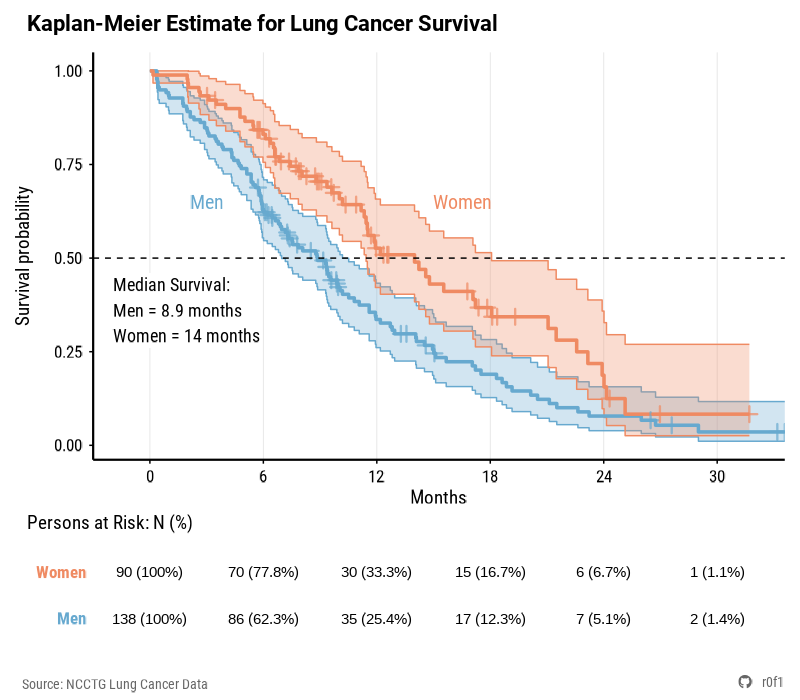

This figure's R source:
# Data Source
# https://stat.ethz.ch/R-manual/R-devel/library/survival/html/lung.html

library(survival)
library(survminer)
library(tibble)
library(tidyr)
library(dplyr)
library(patchwork)
library(pammtools)
library(showtext)
library(sysfonts)

sysfonts::font_add(
  family = "Font Awesome 6 Brands",
  regular = "fontawesome/otfs/Font Awesome 7 Brands-Regular-400.otf"
)
font_add_google("Roboto")
font_add_google("Roboto Condensed")
showtext_auto()
showtext_opts(dpi = 100)

social_caption <- glue::glue(
  "<span style='font-family:\"Font Awesome 6 Brands\";'>&#xf09b; </span>",
  "<span> r0f1</span>",
)

fit <- survfit(Surv(time, status) ~ sex, data = lung)
df <- tibble(
  time_days = fit$time,
  n.risk = fit$n.risk,
  n.event = fit$n.event,
  n.censor = fit$n.censor,
  surv = fit$surv,
  std.err = fit$std.err,
  lower = fit$lower,
  upper = fit$upper,
  strata = rep(names(fit$strata), fit$strata)
) |>
  bind_rows(
    tibble(
      time_days = 0,
      n.risk = NA,
      n.event = NA,
      n.censor = NA,
      surv = 1,
      std.err = NA,
      lower = 1,
      upper = 1,
      strata = "sex=1",
    ),
    tibble(
      time_days = 0,
      n.risk = NA,
      n.event = NA,
      n.censor = NA,
      surv = 1,
      std.err = NA,
      lower = 1,
      upper = 1,
      strata = "sex=2",
    )
  ) |>
  mutate(
    strata = factor(
      strata,
      levels = c("sex=1", "sex=2"),
      labels = c("Men", "Women")
    )
  ) |>
  mutate(time_months = time_days / 30.44)

df_censor <- df |>
  filter(n.censor > 0)

label_data <- tibble(
  strata = factor(c("Men", "Women"), levels = c("Men", "Women")),
  time_months = c(3, 16.5),
  surv = c(0.65, 0.65)
)

df_median <- surv_median(fit) |>
  as_tibble() |>
  mutate(
    strata = factor(
      strata,
      levels = c("sex=1", "sex=2"),
      labels = c("Men", "Women")
    ),
    median_time = median / 30.44 # convert days to months
  )

median_text <- paste0(
  "Median Survival:\n",
  "Men = ",
  round(df_median$median_time[df_median$strata == "Men"], 1),
  " months\n",
  "Women = ",
  round(df_median$median_time[df_median$strata == "Women"], 1),
  " months"
)

p1 <- ggplot(
  df,
  aes(x = time_months, y = surv, color = strata, fill = strata)
) +
  geom_stepribbon(
    aes(ymin = lower, ymax = upper),
    alpha = 0.3,
  ) +
  geom_step(linewidth = 1.2) +
  geom_point(
    data = df_censor,
    aes(x = time_months, y = surv),
    shape = 3,
    size = 3,
    stroke = 1.2,
    alpha = 0.7,
  ) +
  geom_text(
    data = label_data,
    aes(x = time_months, y = surv, label = strata, color = strata),
    # fontface = "bold",
    family = "Roboto Condensed",
    size = 5
  ) +
  geom_hline(
    yintercept = 0.5,
    color = "black",
    linetype = "dashed",
  ) +
  geom_label(
    x = -2.25,
    y = 0.46,
    color = "black",
    family = "Roboto Condensed",
    fill = "white",
    hjust = 0,
    label = median_text,
    label.size = NA,
    size = 4.5,
    vjust = 1,
  ) +
  labs(
    x = "Months",
    y = "Survival probability",
    title = "Kaplan-Meier Estimate for Lung Cancer Survival",
  ) +
  scale_color_manual(values = c("Women" = "#ef8a62", "Men" = "#67a9cf")) +
  scale_fill_manual(values = c("Women" = "#ef8a62", "Men" = "#67a9cf")) +
  scale_x_continuous(
    breaks = seq(0, max(df$time_months), by = 6),
    expand = expansion(add = c(3, 0)),
  ) +
  scale_y_continuous(
    breaks = seq(0, 1, by = 0.25),
    labels = scales::number_format(accuracy = 0.01),
  ) +
  theme_minimal() +
  theme(
    axis.line = element_line(linewidth = 0.75),
    axis.ticks = element_line(color = "black", linewidth = 0.5),
    axis.ticks.length = unit(0.1, "cm"),
    axis.text = element_text(
      size = 12,
      color = "black",
    ),
    axis.title = element_text(size = 14, color = "black"),
    legend.position = "none",
    panel.grid.major = element_blank(),
    panel.grid.major.x = element_line(
      color = "gray90",
      linewidth = 0.3,
      linetype = "solid",
    ),
    panel.grid.minor = element_blank(),
    plot.title = element_text(
      family = "Roboto",
      size = 16,
      face = "bold",
      margin = margin(b = 12, l = -48),
    ),
    text = element_text(family = "Roboto Condensed"),
  )

risk_data <- df |>
  filter(!is.na(n.risk)) |>
  mutate(time_group = floor(time_months / 6) * 6) |>
  group_by(strata, time_group) |>
  slice(1) |>
  ungroup() |>
  group_by(strata) |>
  mutate(
    initial_n = first(n.risk),
    pct_at_risk = round((n.risk / initial_n) * 100, 1),
    label = paste0(n.risk, " (", pct_at_risk, "%)")
  ) |>
  ungroup() |>
  select(time_months = time_group, strata, label) |>
  complete(
    time_months = seq(0, max(time_months), by = 6),
    strata,
    fill = list(label = "0 (0%)")
  ) |>
  group_by(strata) |>
  fill(label, .direction = "down") |>
  ungroup()

p2 <- ggplot(
  risk_data,
  aes(x = time_months, y = strata, label = label)
) +
  geom_text(size = 3.75) +
  scale_x_continuous(
    breaks = seq(0, max(df$time_months), by = 6),
    expand = expansion(add = c(3, 0)),
    limits = c(0, max(df$time_months)),
  ) +
  labs(
    x = "",
    title = "Persons at Risk: N (%)",
    caption = social_caption,
  ) +
  theme_minimal() +
  theme(
    axis.text.x = element_blank(),
    axis.text.y = element_text(
      size = 12,
      face = "bold",
      color = rev(c("Women" = "#ef8a62", "Men" = "#67a9cf"))
    ),
    axis.ticks.x = element_blank(),
    axis.title = element_text(size = 14, color = "black"),
    axis.title.y = element_blank(),
    panel.grid = element_blank(),
    plot.caption = ggtext::element_markdown(
      size = 10,
      color = "grey20",
    ),
    plot.title = element_text(
      family = "Roboto Condensed",
      size = 14,
      margin = margin(b = 8, l = -48),
    ),
    plot.margin = margin(0, 5.5, 5.5, 5.5),
    legend.position = "none",
    text = element_text(family = "Roboto Condensed"),
  )
final_plot = p1 /
  p2 +
  plot_layout(heights = c(4, 1)) +
  patchwork::plot_annotation(
    caption = "Source: NCCTG Lung Cancer Data",
    theme = theme(
      plot.caption = element_text(
        size = 10,
        hjust = 0,
        margin = margin(t = -13, l = 5),
        color = "grey20",
      ),
      text = element_text(family = "Roboto Condensed"),
    )
  )


ggsave(
  here::here("projects", "project_0009", "survival_kaplan_meier.svg"),
  plot = final_plot,
  width = 800,
  height = 700,
  units = "px",
  dpi = 100,
)
